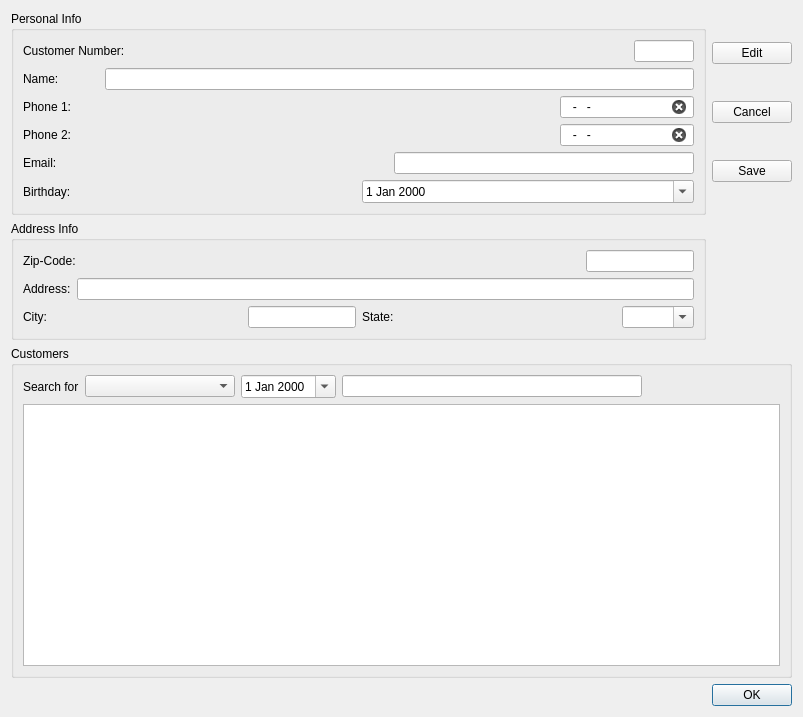
<?xml version="1.0" encoding="UTF-8"?>
<ui version="4.0">
 <class>EditCustumerDialog</class>
 <widget class="QDialog" name="EditCustumerDialog">
  <property name="geometry">
   <rect>
    <x>0</x>
    <y>0</y>
    <width>803</width>
    <height>717</height>
   </rect>
  </property>
  <property name="windowTitle">
   <string>Edit Custumer</string>
  </property>
  <layout class="QGridLayout" name="gridLayout_4">
   <item row="3" column="0" colspan="2">
    <widget class="QGroupBox" name="customers_groupBox_3">
     <property name="title">
      <string>Customers</string>
     </property>
     <layout class="QGridLayout" name="gridLayout_3">
      <item row="0" column="0">
       <layout class="QHBoxLayout" name="horizontalLayout_13">
        <item alignment="Qt::AlignLeft">
         <widget class="QLabel" name="label_11">
          <property name="text">
           <string>Search for</string>
          </property>
         </widget>
        </item>
        <item alignment="Qt::AlignLeft">
         <widget class="QComboBox" name="comboBox">
          <property name="minimumSize">
           <size>
            <width>150</width>
            <height>0</height>
           </size>
          </property>
         </widget>
        </item>
        <item alignment="Qt::AlignLeft">
         <widget class="QDateEdit" name="search_dateEdit">
          <property name="calendarPopup">
           <bool>true</bool>
          </property>
         </widget>
        </item>
        <item>
         <widget class="QLineEdit" name="search_lineEdit_2">
          <property name="minimumSize">
           <size>
            <width>300</width>
            <height>0</height>
           </size>
          </property>
         </widget>
        </item>
        <item>
         <spacer name="horizontalSpacer_3">
          <property name="orientation">
           <enum>Qt::Horizontal</enum>
          </property>
          <property name="sizeHint" stdset="0">
           <size>
            <width>40</width>
            <height>20</height>
           </size>
          </property>
         </spacer>
        </item>
       </layout>
      </item>
      <item row="1" column="0">
       <widget class="QTableView" name="customer_tableView"/>
      </item>
     </layout>
    </widget>
   </item>
   <item row="1" column="0">
    <widget class="QGroupBox" name="personal_info_groupBox">
     <property name="title">
      <string>Personal Info</string>
     </property>
     <layout class="QGridLayout" name="gridLayout">
      <item row="6" column="0">
       <layout class="QHBoxLayout" name="horizontalLayout_10">
        <item alignment="Qt::AlignLeft">
         <widget class="QLabel" name="label_9">
          <property name="text">
           <string>Birthday:</string>
          </property>
          <property name="buddy">
           <cstring>email_lineEdit_4</cstring>
          </property>
         </widget>
        </item>
        <item>
         <widget class="QDateEdit" name="birthday_dateEdit">
          <property name="calendarPopup">
           <bool>true</bool>
          </property>
         </widget>
        </item>
       </layout>
      </item>
      <item row="1" column="0">
       <layout class="QHBoxLayout" name="horizontalLayout">
        <item alignment="Qt::AlignLeft">
         <widget class="QLabel" name="label">
          <property name="text">
           <string>Name:</string>
          </property>
         </widget>
        </item>
        <item>
         <spacer name="horizontalSpacer_2">
          <property name="orientation">
           <enum>Qt::Horizontal</enum>
          </property>
          <property name="sizeType">
           <enum>QSizePolicy::Fixed</enum>
          </property>
          <property name="sizeHint" stdset="0">
           <size>
            <width>40</width>
            <height>20</height>
           </size>
          </property>
         </spacer>
        </item>
        <item>
         <widget class="QLineEdit" name="name_lineEdit_2"/>
        </item>
       </layout>
      </item>
      <item row="5" column="0">
       <layout class="QHBoxLayout" name="horizontalLayout_4">
        <item alignment="Qt::AlignLeft">
         <widget class="QLabel" name="label_4">
          <property name="text">
           <string>Email:</string>
          </property>
          <property name="buddy">
           <cstring>email_lineEdit_4</cstring>
          </property>
         </widget>
        </item>
        <item alignment="Qt::AlignRight">
         <widget class="QLineEdit" name="email_lineEdit_4">
          <property name="minimumSize">
           <size>
            <width>300</width>
            <height>0</height>
           </size>
          </property>
          <property name="inputMask">
           <string/>
          </property>
          <property name="clearButtonEnabled">
           <bool>true</bool>
          </property>
         </widget>
        </item>
       </layout>
      </item>
      <item row="3" column="0">
       <layout class="QHBoxLayout" name="horizontalLayout_2">
        <item alignment="Qt::AlignLeft">
         <widget class="QLabel" name="label_2">
          <property name="text">
           <string>Phone 1: </string>
          </property>
          <property name="buddy">
           <cstring>phone1_lineEdit_2</cstring>
          </property>
         </widget>
        </item>
        <item alignment="Qt::AlignRight">
         <widget class="QLineEdit" name="phone1_lineEdit_2">
          <property name="inputMask">
           <string>999-999-9999</string>
          </property>
          <property name="clearButtonEnabled">
           <bool>true</bool>
          </property>
         </widget>
        </item>
       </layout>
      </item>
      <item row="0" column="0">
       <layout class="QHBoxLayout" name="horizontalLayout_11">
        <item>
         <widget class="QLabel" name="label_10">
          <property name="text">
           <string>Customer Number:</string>
          </property>
         </widget>
        </item>
        <item>
         <spacer name="horizontalSpacer">
          <property name="orientation">
           <enum>Qt::Horizontal</enum>
          </property>
          <property name="sizeHint" stdset="0">
           <size>
            <width>40</width>
            <height>20</height>
           </size>
          </property>
         </spacer>
        </item>
        <item>
         <widget class="QLineEdit" name="id_lineEdit">
          <property name="maximumSize">
           <size>
            <width>60</width>
            <height>16777215</height>
           </size>
          </property>
          <property name="readOnly">
           <bool>true</bool>
          </property>
         </widget>
        </item>
       </layout>
      </item>
      <item row="4" column="0">
       <layout class="QHBoxLayout" name="horizontalLayout_3">
        <item alignment="Qt::AlignLeft">
         <widget class="QLabel" name="label_3">
          <property name="text">
           <string>Phone 2: </string>
          </property>
          <property name="buddy">
           <cstring>phone2_lineEdit_3</cstring>
          </property>
         </widget>
        </item>
        <item alignment="Qt::AlignRight">
         <widget class="QLineEdit" name="phone2_lineEdit_3">
          <property name="inputMask">
           <string>999-999-9999</string>
          </property>
          <property name="clearButtonEnabled">
           <bool>true</bool>
          </property>
         </widget>
        </item>
       </layout>
      </item>
     </layout>
    </widget>
   </item>
   <item row="2" column="0">
    <widget class="QGroupBox" name="address_info_groupBox_2">
     <property name="title">
      <string>Address Info</string>
     </property>
     <layout class="QGridLayout" name="gridLayout_2">
      <item row="0" column="0">
       <layout class="QHBoxLayout" name="horizontalLayout_6">
        <item>
         <widget class="QLabel" name="label_6">
          <property name="text">
           <string>Zip-Code:</string>
          </property>
          <property name="buddy">
           <cstring>zip_code_lineEdit_6</cstring>
          </property>
         </widget>
        </item>
        <item alignment="Qt::AlignRight">
         <widget class="QLineEdit" name="zip_code_lineEdit_6">
          <property name="inputMask">
           <string>99999</string>
          </property>
          <property name="clearButtonEnabled">
           <bool>true</bool>
          </property>
         </widget>
        </item>
       </layout>
      </item>
      <item row="1" column="0">
       <layout class="QHBoxLayout" name="horizontalLayout_5">
        <item>
         <widget class="QLabel" name="label_5">
          <property name="text">
           <string>Address:</string>
          </property>
          <property name="buddy">
           <cstring>address_lineEdit_5</cstring>
          </property>
         </widget>
        </item>
        <item>
         <widget class="QLineEdit" name="address_lineEdit_5">
          <property name="clearButtonEnabled">
           <bool>true</bool>
          </property>
         </widget>
        </item>
       </layout>
      </item>
      <item row="2" column="0">
       <layout class="QHBoxLayout" name="horizontalLayout_9">
        <item>
         <layout class="QHBoxLayout" name="horizontalLayout_8">
          <item alignment="Qt::AlignLeft">
           <widget class="QLabel" name="label_8">
            <property name="text">
             <string>City:</string>
            </property>
            <property name="buddy">
             <cstring>city_lineEdit_7</cstring>
            </property>
           </widget>
          </item>
          <item alignment="Qt::AlignRight">
           <widget class="QLineEdit" name="city_lineEdit_7">
            <property name="text">
             <string/>
            </property>
            <property name="clearButtonEnabled">
             <bool>true</bool>
            </property>
           </widget>
          </item>
         </layout>
        </item>
        <item>
         <layout class="QHBoxLayout" name="horizontalLayout_7">
          <item alignment="Qt::AlignLeft">
           <widget class="QLabel" name="label_7">
            <property name="text">
             <string>State:</string>
            </property>
            <property name="buddy">
             <cstring>state_comboBox</cstring>
            </property>
           </widget>
          </item>
          <item alignment="Qt::AlignRight">
           <widget class="QComboBox" name="state_comboBox">
            <property name="editable">
             <bool>true</bool>
            </property>
           </widget>
          </item>
         </layout>
        </item>
       </layout>
      </item>
     </layout>
    </widget>
   </item>
   <item row="1" column="1">
    <layout class="QVBoxLayout" name="verticalLayout">
     <item>
      <widget class="QPushButton" name="edit_pushButton">
       <property name="text">
        <string>Edit</string>
       </property>
       <property name="icon">
        <iconset resource="resources.qrc">
         <normaloff>:/images/images/pencil3.png</normaloff>:/images/images/pencil3.png</iconset>
       </property>
      </widget>
     </item>
     <item>
      <widget class="QPushButton" name="cancel_pushButton_2">
       <property name="text">
        <string>Cancel</string>
       </property>
       <property name="icon">
        <iconset resource="resources.qrc">
         <normaloff>:/images/images/1413781093_Delete.png</normaloff>:/images/images/1413781093_Delete.png</iconset>
       </property>
      </widget>
     </item>
     <item>
      <widget class="QPushButton" name="save_pushButton_3">
       <property name="text">
        <string>Save</string>
       </property>
       <property name="icon">
        <iconset resource="resources.qrc">
         <normaloff>:/images/images/document_save.png</normaloff>:/images/images/document_save.png</iconset>
       </property>
      </widget>
     </item>
    </layout>
   </item>
   <item row="4" column="0" colspan="2">
    <widget class="QDialogButtonBox" name="buttonBox_2">
     <property name="standardButtons">
      <set>QDialogButtonBox::Ok</set>
     </property>
    </widget>
   </item>
  </layout>
 </widget>
 <resources>
  <include location="resources.qrc"/>
 </resources>
 <connections/>
</ui>
